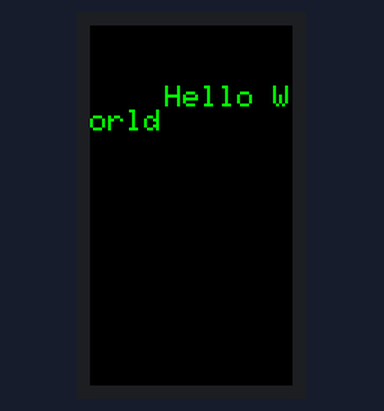
The sketch below on a simulated ESP32-S3. Shown: 135×240 colour display.

Above: at 0.2 s.

The sketch:

hello.ino
```cpp
//ta complicado senpre que conecto tenho que dar o comando "sudo chmod a+rw /dev/ttyACM0" no terminal do Linux

#include <M5Cardputer.h>


void setup() {
  // Inicializa o M5Stack
  M5.begin();
// Configura a tela para exibir "Hello World"
  M5.Lcd.setTextSize(2);
  M5.Lcd.setTextColor(TFT_GREEN);
  M5.Lcd.setRotation(1);
  M5.Lcd.setCursor(50, 40);
  M5.Lcd.print("Hello World");


}

void loop() {

}
```
